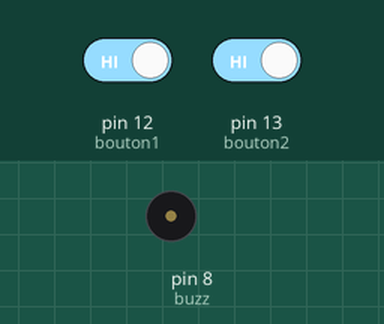
Simulated run of this sketch. Board: Arduino Uno, built with avr-gcc and run on an emulated ATmega328P. Parts: buzzer (waves = sounding). The inputs (shaded band) are chosen by the test bench; at power-on: pin 13 (bouton2) HIGH, pin 12 (bouton1) HIGH. What the sketch prints to the serial monitor is not drawn.

Above: at 1.2 s.
1.3 s: pin 13 (bouton2) driven LOW
At 2.5 s:
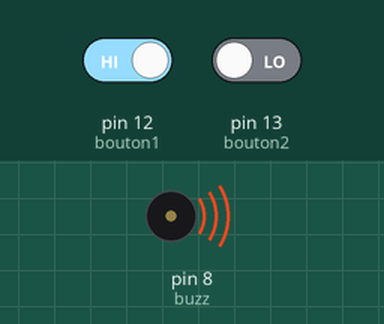
2.9 s: pin 12 (bouton1) driven LOW
At 4.0 s:
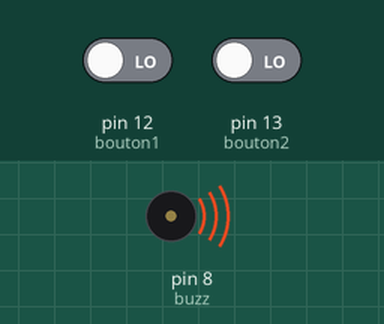
4.9 s: pin 13 (bouton2) driven HIGH
6.4 s: pin 12 (bouton1) driven HIGH
At 7.6 s:
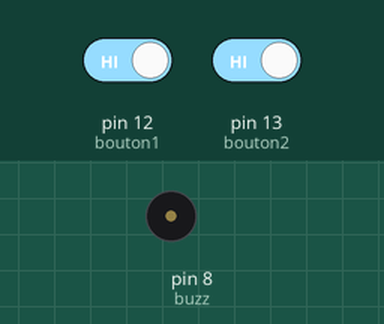
Timing chart, 0 to 8.9 s (numbered marks = the images above; inputs shaded):
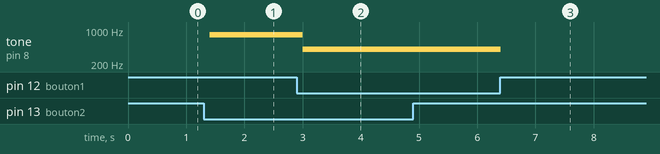

Measured:
- after the input at 1.3 s, tone on pin 8 (buzz): silent → 800 Hz after 0.10 s
- after the input at 2.9 s, tone on pin 8 (buzz): 800 Hz → 400 Hz after 0.10 s
- after the input at 4.9 s, every drawn part: stays the same
- after the input at 6.4 s, tone on pin 8 (buzz): 400 Hz → silent at once

The sketch:

boutonson.ino
```cpp
int const bouton1=12;
int const bouton2=13;
int const buzz=8;
#define NOTE1 400
#define NOTE2 800
int BaudCOM1        = 9600;               // Vitesse de communication serie : 9600, etc, 19200, 57600, 19200, 115200.

void setup(){
  pinMode(bouton1,INPUT);
  pinMode(bouton2,INPUT);
  pinMode(buzz,OUTPUT);
//  bool etatbouton1=HIGH;
  //bool etatbouton2=HIGH;
  // 		---		DEBUG	---		//
	Serial.begin(BaudCOM1);						// Initialise la vitesse de connexion série.
	Serial.println(" TEST ...");
	Serial.println(" Setup");
// 		---		DEBUG	---		//

}

  void loop(){
bool etatbouton1=digitalRead(bouton1);
bool etatbouton2=digitalRead(bouton2);
    if (etatbouton1==LOW){
      tone(buzz,NOTE1);}
     else if (etatbouton2==LOW){
        tone(buzz,NOTE2);
      }
      else if (etatbouton1==HIGH || etatbouton2==HIGH){
        noTone(8);}
      	// 		---		DEBUG	---		//
	Serial.println(etatbouton1,etatbouton2);
	// 		---		DEBUG	---		//

      delay(200);
  }
```
